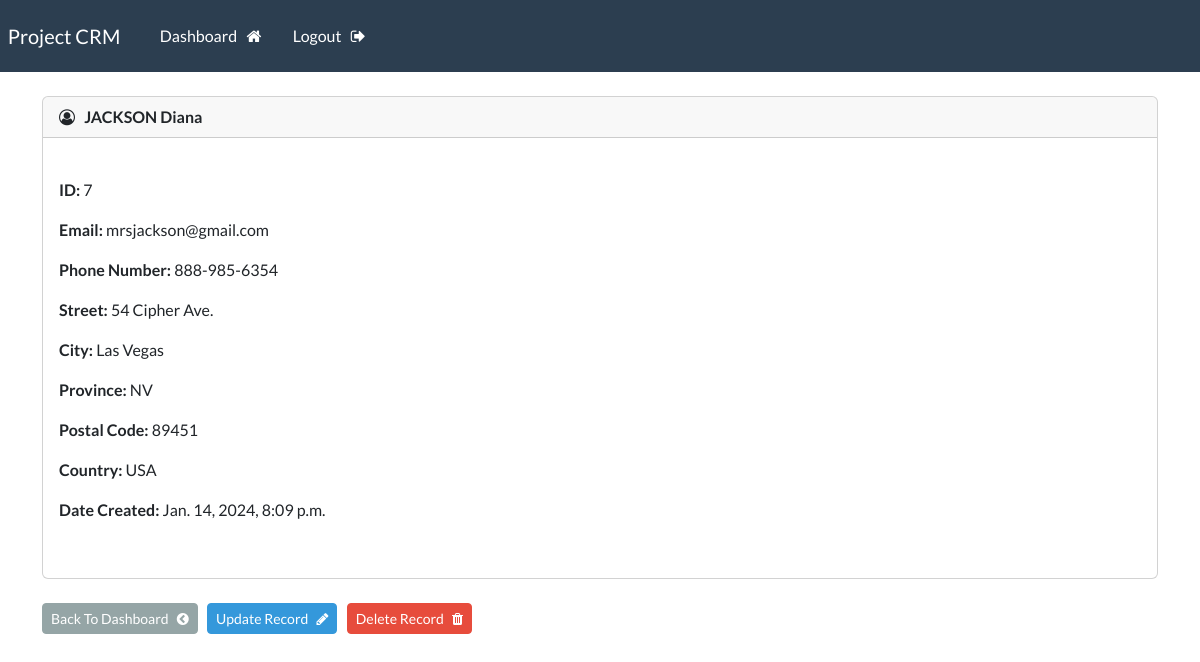
Page /record/7/ (signed in) on the committed database.
### webapp/models.py (models this page shows, shortened)
class Record(models.Model):
    creation_date = models.DateTimeField(auto_now_add=True)
    first_name = models.CharField(max_length=100)
    last_name = models.CharField(max_length=100)
    email_address = models.EmailField(max_length=255)
    phone_number = models.CharField(max_length=20)
    address = models.CharField(max_length=255)
    city = models.CharField(max_length=100)
    province = models.CharField(max_length=100)
    postal_code = models.CharField(max_length=10)
    country = models.CharField(max_length=100)

### webapp/views.py (the view)
# urls.py: path("record/<int:pk>/", views.singular_record, name="record"),
@login_required(login_url="login")
def singular_record(request, pk):
    all_records = Record.objects.get(id=pk)
    context = {"record": all_records}
    return render(request, "webapp/view-record.html", context=context)

### webapp/templates/webapp/view-record.html (shortened to what this page needs)
{% extends "webapp/base.html" %}
{% block content %}
    <div class="card">
        <div class="card-header">
            <i class="fa fa-user-circle-o" aria-hidden="true"></i> &nbsp;
            <strong>
                {{ record.last_name|upper }}
                {{ record.first_name }}
            </strong>
        </div>
        <div class="card-body">
            <br>
            <p> <strong> ID: </strong>{{ record.id }}</p>
            <p> <strong> Email: </strong>{{ record.email_address }}</p>
            <p> <strong> Phone Number: </strong>{{ record.phone_number }}</p>
            <p> <strong> Street: </strong>{{ record.address }}</p>
            <p> <strong> City: </strong>{{ record.city }}</p>
            <p> <strong> Province: </strong>{{ record.province }}</p>
            <p> <strong> Postal Code: </strong>{{ record.postal_code }}</p>
            <p> <strong> Country: </strong>{{ record.country }}</p>
            <p> <strong> Date Created: </strong>{{ record.creation_date }}</p>
            <br>
        </div>
    </div>
    <br>
    <a class="btn btn-secondary btn-sm" href="{% url 'dashboard' %}">Back To Dashboard &nbsp; <i class="fa fa-chevron-circle-left" aria-hidden="true"></i></a>
    <a class="btn btn-info btn-sm" href="{% url 'update-record' record.id %}">Update Record &nbsp; <i class="fa fa-pencil" aria-hidden="true"></i></a>
    <a class="btn btn-danger btn-sm" href="{% url 'delete-record' record.id %}">Delete Record &nbsp; <i class="fa fa-trash" aria-hidden="true"></i></a>
{% endblock %}

### rows in the picture
Record: last_name "JACKSON", first_name "Diana", id "7", email_address "mrsjackson@gmail.com", phone_number "888-985-6354", address "54 Cipher Ave.", city "Las Vegas", province "NV", postal_code "89451", country "USA", creation_date "Jan. 14, 2024, 8:09 p.m."
